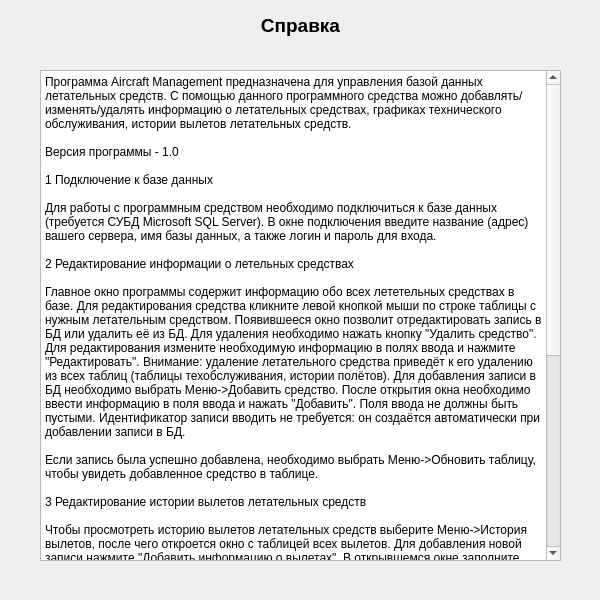
<?xml version="1.0" encoding="UTF-8"?>
<ui version="4.0">
 <class>Help</class>
 <widget class="QWidget" name="Help">
  <property name="geometry">
   <rect>
    <x>0</x>
    <y>0</y>
    <width>600</width>
    <height>600</height>
   </rect>
  </property>
  <property name="windowTitle">
   <string>Form</string>
  </property>
  <widget class="QLabel" name="label">
   <property name="geometry">
    <rect>
     <x>0</x>
     <y>10</y>
     <width>601</width>
     <height>31</height>
    </rect>
   </property>
   <property name="font">
    <font>
     <pointsize>14</pointsize>
     <bold>true</bold>
    </font>
   </property>
   <property name="text">
    <string>Справка</string>
   </property>
   <property name="alignment">
    <set>Qt::AlignCenter</set>
   </property>
  </widget>
  <widget class="QPlainTextEdit" name="plainTextEdit">
   <property name="geometry">
    <rect>
     <x>40</x>
     <y>70</y>
     <width>521</width>
     <height>491</height>
    </rect>
   </property>
   <property name="readOnly">
    <bool>true</bool>
   </property>
   <property name="plainText">
    <string>Программа Aircraft Management предназначена для управления базой данных летательных средств. С помощью данного программного средства можно добавлять/изменять/удалять информацию о летательных средствах, графиках технического обслуживания, истории вылетов летательных средств. 

Версия программы - 1.0

1 Подключение к базе данных

Для работы с программным средством необходимо подключиться к базе данных (требуется СУБД Microsoft SQL Server). В окне подключения введите название (адрес) вашего сервера, имя базы данных, а также логин и пароль для входа.

2 Редактирование информации о летельных средствах

Главное окно программы содержит информацию обо всех лететельных средствах в базе. Для редактирования средства кликните левой кнопкой мыши по строке таблицы с нужным летательным средством. Появившееся окно позволит отредактировать запись в БД или удалить её из БД. Для удаления необходимо нажать кнопку &quot;Удалить средство&quot;. Для редактирования измените необходимую информацию в полях ввода и нажмите &quot;Редактировать&quot;. Внимание: удаление летательного средства приведёт к его удалению из всех таблиц (таблицы техобслуживания, истории полётов). Для добавления записи в БД необходимо выбрать Меню-&gt;Добавить средство. После открытия окна необходимо ввести информацию в поля ввода и нажать &quot;Добавить&quot;. Поля ввода не должны быть пустыми. Идентификатор записи вводить не требуется: он создаётся автоматически при добавлении записи в БД. 

Если запись была успешно добавлена, необходимо выбрать Меню-&gt;Обновить таблицу, чтобы увидеть добавленное средство в таблице.

3 Редактирование истории вылетов летательных средств

Чтобы просмотреть историю вылетов летательных средств выберите Меню-&gt;История вылетов, после чего откроется окно с таблицей всех вылетов. Для добавления новой записи нажмите &quot;Добавить информацию о вылетах&quot;. В открывшемся окне заполните поля и нажмите &quot;Добавить&quot;. Внимание: дату вылета необходимо вводить в формате &quot;dd.MM.yyyy hh:mm&quot;. После добавления записи нажмите &quot;Обновить&quot; в окне Flights. Новая запись будет отображаться в таблице. Для редактирования кликните левой кнопке мыши по нужной строке таблицы. В появившемся окне измените поля ввода и нажмите &quot;Редактировать&quot;. Для удаления записи нажмите &quot;Удалить запись&quot;. Нажмите &quot;Обновить&quot; в окне Flights.

4 Редактирование информации о техническом обслуживании летательных средств

Чтобы просмотреть график, объём работы и интервалы обслуживания летательных средств в главном окне выберите Меню-&gt;Техническое обслуживание, после чего откроется окно с таблицей техобслуживания. Для изменения информации о существующем техобслуживании кликните левой кнопкой мыши по соответствующей строке таблицы. В появившемся окне измените информацию в полях ввода и нажмите &quot;Редактировать&quot;. Если необходимо удалить техобслуживание, нажмите &quot;Удалить техобслуживание&quot;. После редактирования или удаления нажмите &quot;Обновить&quot; в окне Maintenance. Для добавления техобслуживания нажмите &quot;Добавить информацию о техобслуживании&quot;, в открывшемся окне заполните все поля и нажмите &quot;Добавить техобслуживание&quot;. Нажмите &quot;Обновить&quot; в окне Maintenance.



</string>
   </property>
  </widget>
 </widget>
 <resources/>
 <connections/>
</ui>
